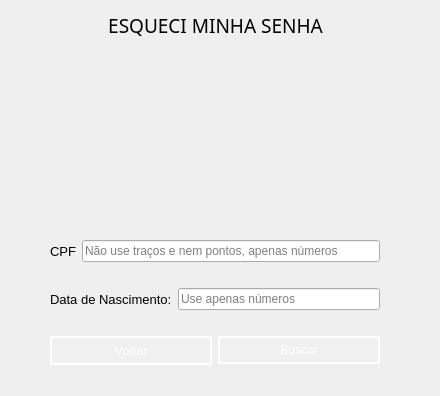
    <widget class="QWidget" name="page_2">
     <widget class="QLabel" name="label_8">
      <property name="geometry">
       <rect>
        <x>0</x>
        <y>0</y>
        <width>431</width>
        <height>51</height>
       </rect>
      </property>
      <property name="font">
       <font>
        <family>Montserrat Medium</family>
        <pointsize>14</pointsize>
        <italic>false</italic>
       </font>
      </property>
      <property name="text">
       <string>&lt;html&gt;&lt;head/&gt;&lt;body&gt;&lt;p align=&quot;center&quot;&gt;ESQUECI MINHA SENHA&lt;/p&gt;&lt;/body&gt;&lt;/html&gt;</string>
      </property>
     </widget>
     <widget class="QWidget" name="verticalLayoutWidget_9">
      <property name="geometry">
       <rect>
        <x>50</x>
        <y>220</y>
        <width>330</width>
        <height>167</height>
       </rect>
      </property>
      <layout class="QVBoxLayout" name="verticalLayout_6">
       <item>
        <layout class="QHBoxLayout" name="horizontalLayout_14">
         <item>
          <widget class="QLabel" name="label_user_7">
           <property name="font">
            <font>
             <family>MS Shell Dlg 2</family>
             <pointsize>10</pointsize>
             <weight>50</weight>
             <italic>false</italic>
             <bold>false</bold>
            </font>
           </property>
           <property name="text">
            <string>CPF</string>
           </property>
          </widget>
         </item>
         <item>
          <widget class="QLineEdit" name="lineEdit_cpf">
           <property name="font">
            <font>
             <family>MS Shell Dlg 2</family>
             <italic>false</italic>
            </font>
           </property>
           <property name="placeholderText">
            <string>Não use traços e nem pontos, apenas números</string>
           </property>
          </widget>
         </item>
        </layout>
       </item>
       <item>
        <layout class="QHBoxLayout" name="horizontalLayout_16">
         <item>
          <widget class="QLabel" name="label_passwrd_7">
           <property name="font">
            <font>
             <family>MS Shell Dlg 2</family>
             <pointsize>10</pointsize>
             <weight>50</weight>
             <italic>false</italic>
             <bold>false</bold>
            </font>
           </property>
           <property name="text">
            <string>Data de Nascimento:</string>
           </property>
          </widget>
         </item>
         <item>
          <widget class="QLineEdit" name="lineEdit_bday">
           <property name="font">
            <font>
             <family>MS Shell Dlg 2</family>
             <italic>false</italic>
            </font>
           </property>
           <property name="placeholderText">
            <string>Use apenas números</string>
           </property>
          </widget>
         </item>
        </layout>
       </item>
       <item>
        <layout class="QGridLayout" name="gridLayout">
         <item row="0" column="1">
          <widget class="QPushButton" name="bttn_alterindex_4">
           <property name="font">
            <font>
             <family>MS Shell Dlg 2</family>
             <pointsize>10</pointsize>
             <weight>50</weight>
             <italic>false</italic>
             <bold>false</bold>
            </font>
           </property>
           <property name="styleSheet">
            <string notr="true">QPushButton {
    background-color: rgba(255, 255, 255, 0.5);
    border: 2px solid rgba(255, 255, 255, 0.3); /* Borda branca translúcida */
    color:#003366; /* Texto totalmente opaco */
}

QPushButton:hover {
     background-color: #CFD8DC;
    border-color: rgba(255, 255, 255,255); 
}

QPushButton:pressed {
    background-color: #A0B2C8; /* Azul acinzentado */
border-color: #003366; /* Azul escuro */
}
 QPushButton{border: 2px solid rgba(255, 255, 255, 200);
    border-radius: 15px;
    background-color: rgba(0, 0, 0, 0); /* Totalmente transparente */
    
    /* Espaçamento interno */
    padding: 5px 15px;
    
    /* Cor do texto */
    color: white;
    
    /* Melhora a renderização */
    background-clip: padding-box;
}

/* Efeito ao focar */
QPushButton {
    border: 2px solid rgba(255, 255, 255, 255);
    background-color: rgba(255, 255, 255, 20);
}</string>
           </property>
           <property name="text">
            <string>Voltar</string>
           </property>
          </widget>
         </item>
         <item row="0" column="2">
          <widget class="QPushButton" name="bttn_search_user">
           <property name="styleSheet">
            <string notr="true">QPushButton {
    background-color: rgba(255, 255, 255, 0.5);
    border: 2px solid rgba(255, 255, 255, 0.3); /* Borda branca translúcida */
    color: #333333; /* Texto totalmente opaco */
}

QPushButton:hover {
     background-color: #CFD8DC;
    border-color: rgba(255, 255, 255,255); 
}

QPushButton:pressed {
    background-color: #A0B2C8; /* Azul acinzentado */
border-color: #003366; /* Azul escuro */
}
 QPushButton{border: 2px solid rgba(255, 255, 255, 200);
    border-radius: 15px;
    background-color: rgba(0, 0, 0, 0); /* Totalmente transparente */
    
    /* Espaçamento interno */
    padding: 5px 15px;
    
    /* Cor do texto */
    color: white;
    
    /* Melhora a renderização */
    background-clip: padding-box;
}

/* Efeito ao focar */
QPushButton {
    border: 2px solid rgba(255, 255, 255, 255);
    background-color: rgba(255, 255, 255, 20);
}</string>
           </property>
           <property name="text">
            <string>Buscar</string>
           </property>
           <property name="icon">
            <iconset>
             <normaloff>../../../../HOSTIIN/Downloads/visibility_24dp_E3E3E3_FILL0_wght400_GRAD0_opsz24.png</normaloff>../../../../HOSTIIN/Downloads/visibility_24dp_E3E3E3_FILL0_wght400_GRAD0_opsz24.png</iconset>
           </property>
           <property name="iconSize">
            <size>
             <width>24</width>
             <height>24</height>
            </size>
           </property>
          </widget>
         </item>
        </layout>
       </item>
      </layout>
     </widget>
    </widget>
